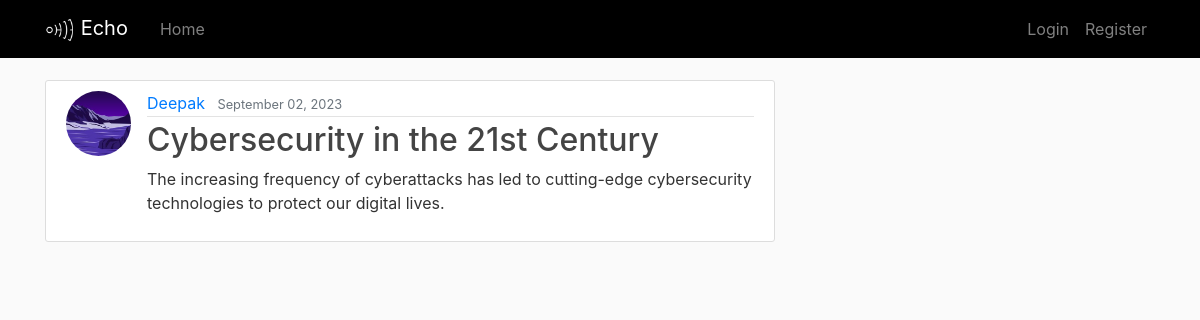
The app's page /post/4/ with its own data.
### blogapp/models.py (models this page shows, shortened)
class Post(models.Model):
    title=models.CharField(max_length=100)
    content=models.TextField()
    date_posted=models.DateTimeField(default=timezone.now)
    author=models.ForeignKey(User, on_delete=models.CASCADE)

### users/models.py (models this page shows, shortened)
class Profile(models.Model):
    user=models.OneToOneField(User, on_delete=models.CASCADE)
    image=models.ImageField(default="default.jpg", upload_to='profile_pics')

### blogapp/views.py (the view)
# urls.py: path('post/<int:pk>/', PostDetailView.as_view(), name='post-detail'),
class PostDetailView(DetailView):
    model = Post

### blogapp/templates/blogapp/post_detail.html (shortened to what this page needs)
{% extends "blogapp/base.html" %}
{% block content %}
  <article class="media content-section">
    <img class="rounded-circle article-img" src="{{ object.author.profile.image.url }}">
    <div class="media-body">
      <div class="article-metadata">
        <a class="mr-2" href="{% url 'user-posts' object.author.username %}">{{ object.author }}</a>
        <small class="text-muted">{{ object.date_posted|date:"F d, Y" }}</small>
      </div>
      <h2 class="article-title">{{ object.title }}</h2>
      <p class="article-content">{{ object.content }}</p>
    </div>
  </article>
{% endblock content %}

### blogapp/static/main.css (style rules this page uses)
body { background: #fafafa; color: #333333; margin-top: 5rem; }
h1, h2, h3, h4, h5, h6 { color: #444444; }
.content-section { background: #ffffff; padding: 10px 20px; border: 1px solid #dddddd; border-radius: 3px; margin-bottom: 20px; }
.article-title { color: #444444; }
.article-content { white-space: pre-line; }
.article-img { height: 65px; width: 65px; margin-right: 16px; }
.article-metadata { padding-bottom: 1px; margin-bottom: 4px; border-bottom: 1px solid #e3e3e3 }

### records on screen
Post: author.profile.image (picture), author "Deepak", date_posted "September 02, 2023", title "Cybersecurity in the 21st Century", content "The increasing frequency of cyberattacks has led to cutting-edge cybersecurity technologies to protect our digital lives."
